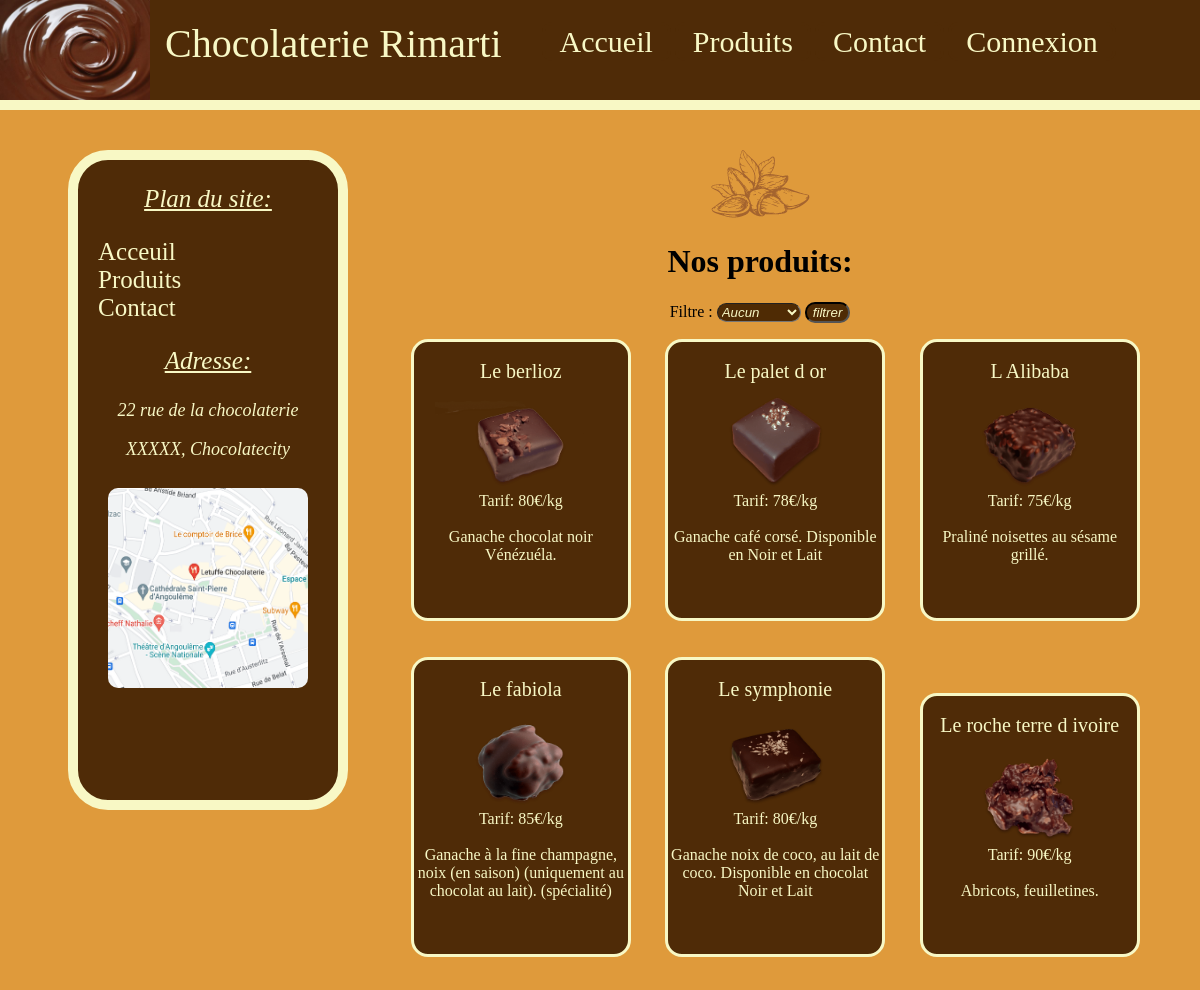
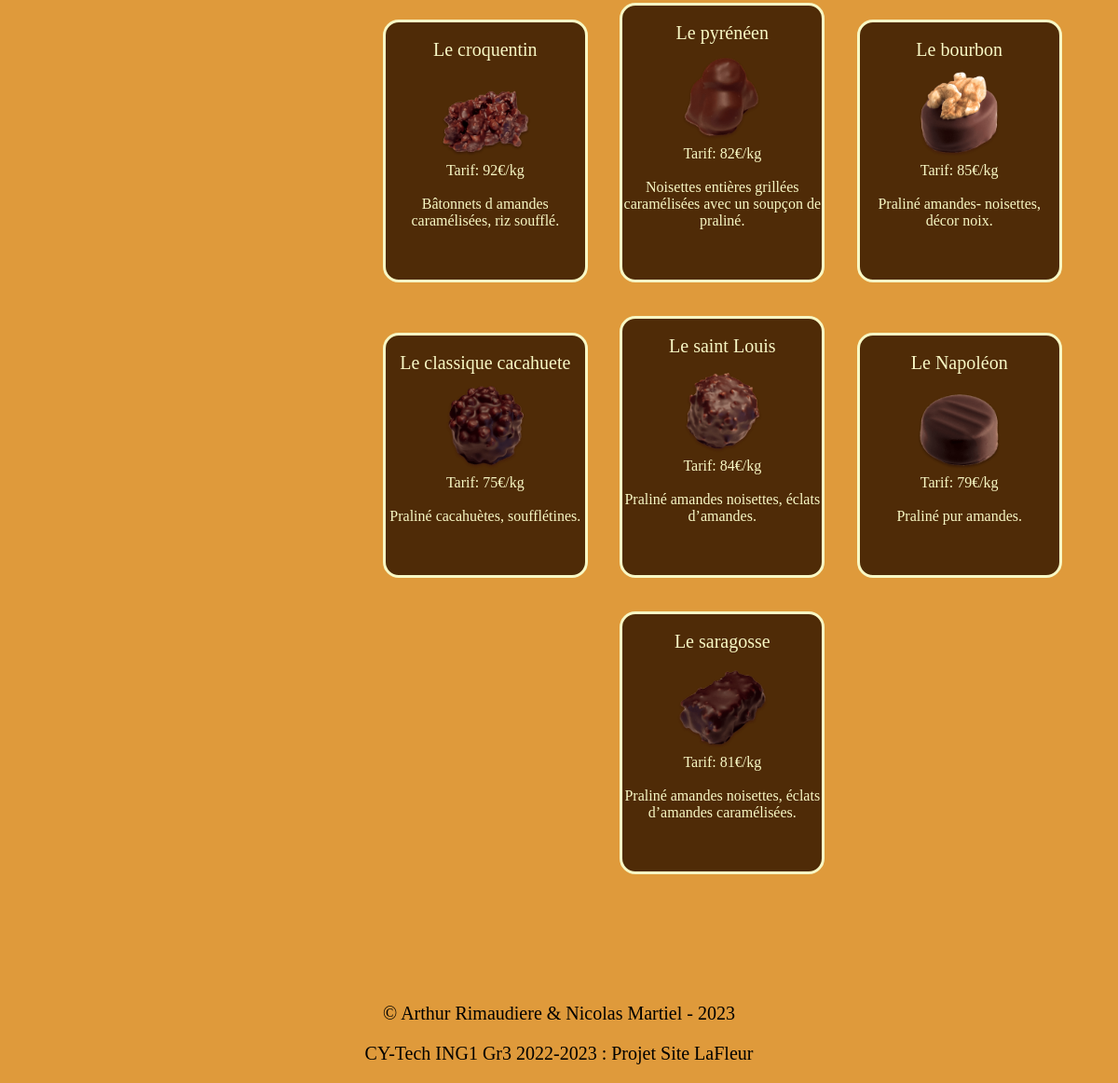
The page /product.php on the database its author committed (2 pictures, top to bottom).
### tables this page shows
CREATE TABLE IF NOT EXISTS produits(
    Nom VARCHAR(50),
    Prix INTEGER(10),
    Description VARCHAR(200),
    AvailableQuantity INTEGER(10),
    Image VARCHAR(100),
    Categorie VARCHAR(50)
);

### bdd/bdd.php (called while the page is built, shortened)
<?php
    $servername = "localhost";
    $username = "Arthur";
    $password = "password";
    $dbname = "rimarti";
    function printProduct(){
        global $servername, $username, $password, $dbname;
        $conn = mysqli_connect($servername, $username, $password, $dbname);
        if (!$conn) {
            echo "<div> ERREUR DE CONNECTION SQL </div>";
            mysqli_close($conn);
            return NULL;
        } else {
            $query = "SELECT * From produits";
            $res = mysqli_query($conn, $query);
            if(mysqli_num_rows($res) > 0) {
                return $res;
            return NULL;
            }
        }
    }
?>

### product.php (the view, shortened to what this page needs)
<!DOCTYPE html PUBLIC "-//W3C//DTD XHTML 1.0 Strict//EN"
"http://www.w3.org/TR/xhtml1/DTD/xhtml1-strict.dtd">
<html xmlns="http://www.w3.org/1999/xhtml" xml:lang="fr" lang="fr">
 <head>
  <link rel="stylesheet" type="text/css" href="assets/sources.css">
  <link rel="stylesheet" type="text/css" href="assets/product.css">
  <link href="https://cdn.jsdelivr.net/npm/@sweetalert2/theme-dark@4/dark.css" rel="stylesheet">
 </head>
 <body class="font">
    <header class="headsite">
        <img class="logoSize" src="assets/Images/chocolat-fondu3.jpg">
        <div class="title1">Chocolaterie Rimarti</div>
        <ul class="ButtonCase">
            <a class="buttonItem" href="index.php">Accueil</a>
            <a class="buttonItem" href="product.php">Produits</a>
            <a class="buttonItem" href="contact.php">Contact</a>
            <?php
                if($_SESSION['Statut-Connexion'] == false){
                    echo "<a class=\"buttonItem\" href=\"Connexion.php\">Connexion</a>";
                } else {
                    echo "<a class=\"buttonItem\" href=\"panier.php\">Panier</a>";
                    echo "<a class=\"buttonItem\" href=\"disconnect.php\">Déconnexion</a>";
                }
            ?>
        </ul>
    </header>
    <div class="line_down_header"></div>
    <div class="navbar-int">
        <p class="subtitlebar">Plan du site:</p>
        <nav>
            <ul class="navmenu">
                <li><a class="itemMenu" href="index.php">Acceuil</a></li>
                <li><a class="itemMenu" href="product.php">Produits</a></li>
                <li><a class="itemMenu" href="contact.php">Contact</a></li>
            </ul>
        </nav>
        <p class="subtitlebar">Adresse:</p>
        <p class="adresse">22 rue de la chocolaterie</p>
        <p class="adresse">XXXXX, Chocolatecity</p>
        <img class="imageloc" src="assets/Images/loc.png">
    </div>
    <div class="content">
        <img src="assets/Images/top-content.png">
        <h1 class="title">Nos produits:</h1>
        <form>
            <label for="filtre">Filtre :</label>
            <select name="filtre" id="filtre" class="filtre_deroulant_cat" >
                <option value="aucun">Aucun</option>
            </select>
            <input type="submit" value="filtrer" class="filter">
        </form>
        <div class="product_area">
            <?php
                include 'bdd/bdd.php';
                $products = printProduct();
                $c = 0;
                $alreadyPrinted = array();
                foreach($products as $product){
                    $c = $c + 1;
                    $isAldReadyPrinted = false;
                    foreach($alreadyPrinted as $p){
                        if($p == $product['Nom']){
                            $isAldReadyPrinted = true;
                        }
                    }
                    $needToPrint = true;
                    if($isAldReadyPrinted == false && $needToPrint == true){
                        array_push($alreadyPrinted, $product['Nom']);
                        echo "<p class='product'>\n";
                        echo "<br>\n";
                        echo "<a class='product-name' id='name-".$c."'>". $product['Nom'] ."</a>\n";
                        echo "<img class='product-picture' src='". $product['Image'] ."' onclick=\"openPicture('". $product['Image'] ."')\">\n";
                        echo "<a class='product-price'> Tarif: ". $product['Prix']."€/kg</a>\n";
                        echo "<br>\n";
                        echo "<br>\n";
                        echo "<a class='product-description'>". $product['Description'] ."</a>\n";
                        echo "<br>\n";
                        echo "<br>\n";
                        echo "<br class='quantite'><br class='quantite'>\n";
                        echo "</p>\n";
                    }
                }
            ?>
        </div>
        <br>
    </div>
    <footer class="footer">
        <p>&copy; Arthur Rimaudiere & Nicolas Martiel - 2023</p>
        <p>CY-Tech ING1 Gr3 2022-2023 : Projet Site LaFleur</p>
    </footer>
 </body>
</html>

### assets/sources.css (style rules this page uses)
.headsite { z-index: 1; background-color: #4f2b07; display: flex; flex-wrap: wrap; height: 100px; width: 100vw; position: fixed; top: 0; left: 0; overflow: -moz-hidden-unscrollable; }
.font { background-color: rgb(223, 154, 59); }
.line_down_header { z-index: 1; background-color: #f8f8c5; display: flex; flex-wrap: wrap; height: 10px; width: 100%; position: fixed; margin-top: 100px; top: 0; left: 0; }
.title1 { font-family: 'sans-serif'; color: #f8f8c5; font-size: 40px; margin-top: 20px; padding-left: 15px; flex-wrap: wrap }
.buttonItem { z-index: 1; background-color: #4f2b07; text-decoration: none; font-family: 'Franklin Gothic Medium'; color: #f8f8c5; font-size: 30px; padding-right: 15px; padding-left: 15px; margin-top: 100px; flex-wrap: wrap; border-radius: 10px; border-style: solid; border-color: #4f2b07; }
.ButtonCase { margin-top: 25px; }
ul { flex : 1; }
.logoSize { height: 100px; width: 150px }
.navbar-int { margin-left: 60px; width: 260px; height: 640px; background-color: #4f2b07; border-color: #f8f8c5; border-width: 10px; border-radius: 40px; border-style: solid; padding: 0; position: fixed; float: left; overflow: auto; }
.navmenu { list-style-type: none; }
.itemMenu { overflow: hidden; color: #f8f8c5; border-radius: 5px; font-size: 25px; margin-top: 20px; font-family: 'Franklin Gothic Medium'; text-decoration: none; margin-left: -20px; margin-bottom: 20px; }
.footer { margin-top: 100px; font-style: normal; font-family: 'Franklin Gothic Medium'; text-align: center; font-size: 20px; }
.content { margin-top: 150px; text-align: center; margin-left: 370px; margin-right: 50px; }
.subtitlebar { color: #f8f8c5; font-family: 'Franklin Gothic Medium'; font-size: 25px; text-align: center; font-style: oblique; text-decoration: underline; }
.adresse { color: #f8f8c5; font-family: 'Franklin Gothic Medium'; font-size: 18px; text-align: center; font-style: oblique; }
.imageloc { width: 200px; height: 200px; border-radius: 10px; margin-left: 30px; margin-top: 10px; }

### assets/product.css (style rules this page uses)
.product_area { width: 100%; height: 60%; overflow: -moz-hidden-unscrollable; }
.product { width: 28%; margin-left: 4%; background-color: #4f2b07; border-radius: 17px; border-color: #f8f8c5; border-style: solid; overflow: auto; display: inline-block; }
.product-name { font-size: 20px; color: #f8f8c5; display: block; }
.product-picture { width: 80%; display: block; margin-left: 10%; }
.product-price { color: #f8f8c5; }
.product-description { color: #f8f8c5; }
.filter { color: #f8f8c5; font-style: oblique; background-color: #4f2b04; border-style: inset; border-radius: 10px; }
.filtre_deroulant_cat { color: #f8f8c5; font-style: oblique; background-color: #4f2b04; border-style: inset; border-radius: 10px; }

### rows shown on the page
produits: Nom "Le berlioz", Image (picture), Prix "80", Description "Ganache chocolat noir Vénézuéla."
produits: Nom "Le palet d or", Image (picture), Prix "78", Description "Ganache café corsé. Disponible en Noir et Lait"
produits: Nom "L Alibaba", Image (picture), Prix "75", Description "Praliné noisettes au sésame grillé."
produits: Nom "Le fabiola", Image (picture), Prix "85", Description "Ganache à la fine champagne, noix (en saison) (uniquement au chocolat au lait). (spécialité)"
produits: Nom "Le symphonie", Image (picture), Prix "80", Description "Ganache noix de coco, au lait de coco. Disponible en chocolat Noir et Lait"
produits: Nom "Le roche terre d ivoire", Image (picture), Prix "90", Description "Abricots, feuilletines."
produits: Nom "Le croquentin", Image (picture), Prix "92", Description "Bâtonnets d amandes caramélisées, riz soufflé."
produits: Nom "Le pyrénéen", Image (picture), Prix "82", Description "Noisettes entières grillées caramélisées avec un soupçon de praliné."
produits: Nom "Le bourbon", Image (picture), Prix "85", Description "Praliné amandes- noisettes, décor noix."
produits: Nom "Le classique cacahuete", Image (picture), Prix "75", Description "Praliné cacahuètes, soufflétines."
produits: Nom "Le saint Louis", Image (picture), Prix "84", Description "Praliné amandes noisettes, éclats d’amandes."
produits: Nom "Le Napoléon", Image (picture), Prix "79", Description "Praliné pur amandes."
produits: Nom "Le saragosse", Image (picture), Prix "81", Description "Praliné amandes noisettes, éclats d’amandes caramélisées."
